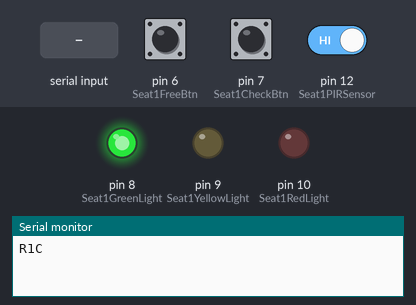
The sketch below on a simulated Arduino Uno, built with avr-gcc and run on an emulated ATmega328P. Shown: output pins drawn as LEDs (lit = HIGH), the last lines printed to the serial monitor. Inputs (shaded band) come from the test bench; at power-on: pin 6 (Seat1FreeBtn) LOW, pin 7 (Seat1CheckBtn) LOW, pin 12 (Seat1PIRSensor) HIGH.

Above: at 1.2 s.
1.3 s: "1" received over Serial
At 1.7 s:
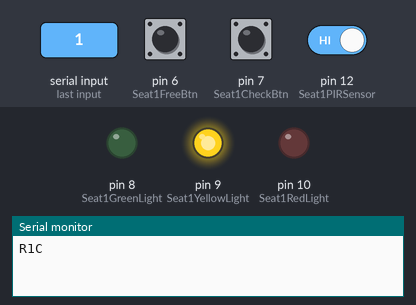
2.9 s: "3" received over Serial
At 4.1 s:
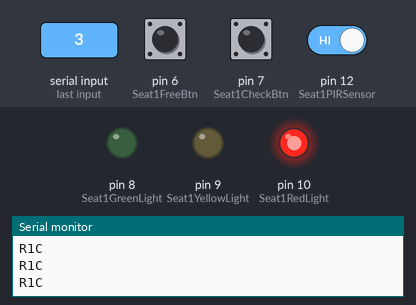
10.6 s: "2" received over Serial
At 11.3 s:
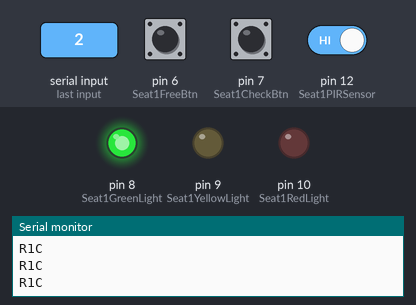
Timing chart, 0 to 13.1 s (numbered marks = the images above; inputs shaded):
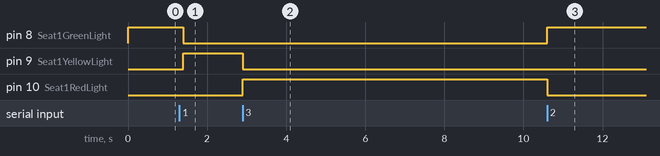

Measured:
- after the input at 1.3 s, pin 8 (Seat1GreenLight): HIGH → LOW after 0.10 s; pin 9 (Seat1YellowLight): LOW → HIGH after 0.10 s
- after the input at 2.9 s, pin 9 (Seat1YellowLight): HIGH → LOW at once; pin 10 (Seat1RedLight): LOW → HIGH at once
- after the input at 10.6 s, pin 8 (Seat1GreenLight): LOW → HIGH at once; pin 10 (Seat1RedLight): HIGH → LOW at once

The sketch:

sketch.ino
```cpp
const int Seat1PIRSensor 	= 12;
const int Seat1RedLight 	= 10;
const int Seat1YellowLight 	= 9;
const int Seat1GreenLight 	= 8;
const int Seat1CheckBtn 	= 7;
const int Seat1FreeBtn 		= 6;

#define noManThreshold 10
int seat1NoManPeriods = 0;
int seat1HasManPeriods = 0;

void setup() {
  pinMode(Seat1PIRSensor, INPUT);
  pinMode(Seat1RedLight, OUTPUT);
  pinMode(Seat1YellowLight, OUTPUT);
  pinMode(Seat1GreenLight, OUTPUT);
  pinMode(Seat1CheckBtn, INPUT);
  pinMode(Seat1FreeBtn, INPUT);
  Serial.begin(9600);

  digitalWrite(Seat1RedLight, LOW);
  digitalWrite(Seat1YellowLight, LOW);
  digitalWrite(Seat1GreenLight, HIGH);
}

void loop() {
  // 1. Check there is man or not.
  if (seat1NoManPeriods == noManThreshold) {
    Serial.println("R1B");
    seat1NoManPeriods = 0;
  } else if (seat1HasManPeriods == noManThreshold) {
    Serial.println("R1C");
    seat1HasManPeriods = 0;
  }
  if (digitalRead(Seat1PIRSensor) == LOW) {
    seat1NoManPeriods += 1;
  } else {
    seat1HasManPeriods += 1;
  }
  // 2. Process button press.
  if (digitalRead(Seat1CheckBtn) == HIGH) {
    delay(30);
    if (digitalRead(Seat1CheckBtn) == HIGH) {
      Serial.println("R1A");
    }
  }
  if (digitalRead(Seat1FreeBtn) == HIGH) {
    delay(30);
    if (digitalRead(Seat1FreeBtn) == HIGH) {
      Serial.println("R1D");
    }
  }
  // 3. Sync with host.
  char val = char(Serial.read());
  if (val == '1') {
    digitalWrite(Seat1RedLight, LOW);
    digitalWrite(Seat1YellowLight, HIGH);
    digitalWrite(Seat1GreenLight, LOW);
  } else if (val == '2') {
    digitalWrite(Seat1RedLight, LOW);
    digitalWrite(Seat1YellowLight, LOW);
    digitalWrite(Seat1GreenLight, HIGH);
  } else if (val == '3') {
    digitalWrite(Seat1RedLight, HIGH);
    digitalWrite(Seat1YellowLight, LOW);
    digitalWrite(Seat1GreenLight, LOW);
  }


  delay(100);
}
```
